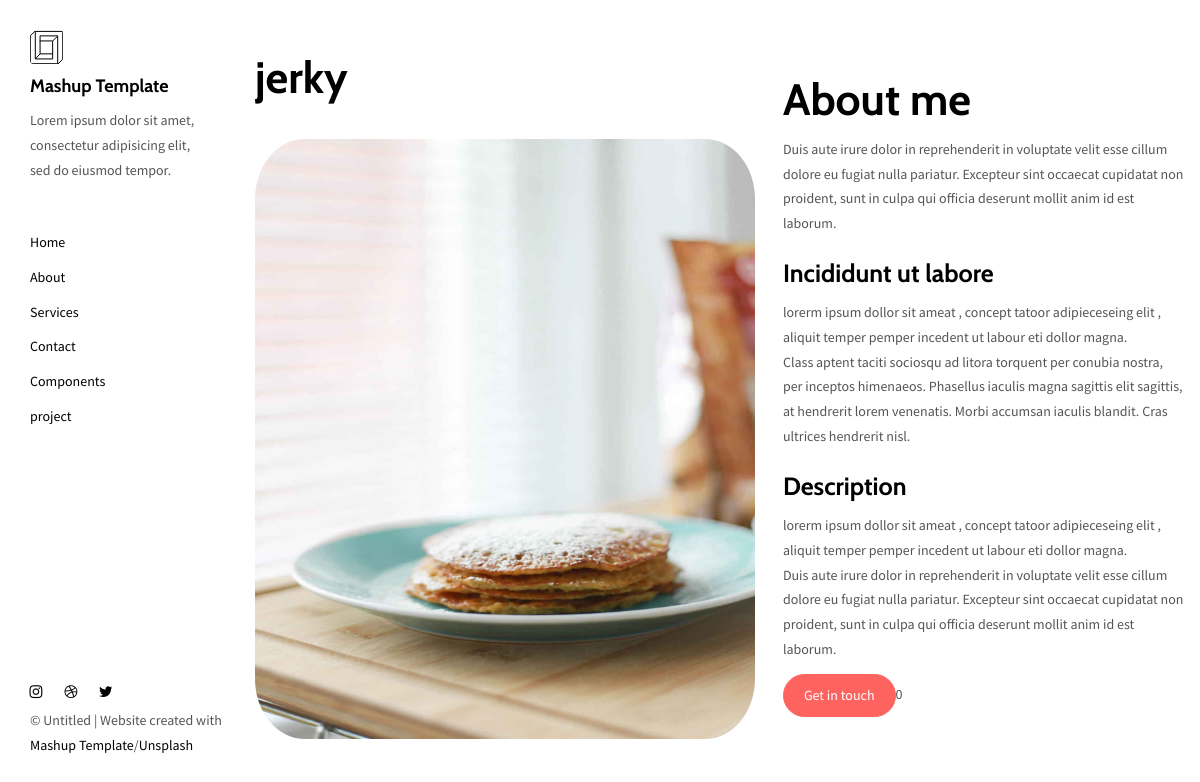
/b/2, run on the app's committed database.
### food/models.py (models this page shows)
class foods(models.Model):
    name=models.ForeignKey(foodname, on_delete=CASCADE)
    des=models.CharField(max_length=1000)
    img=models.ImageField(upload_to='photo')
    img=models.ImageField(upload_to='photo')
    img=models.ImageField(upload_to='photo')
    desc=models.CharField(max_length=1000)

class foodname(models.Model):
    names=models.CharField(max_length=20)
    def __str__(self):
        return self.names

### food/views.py (the view)
# urls.py: path('b/<int:pk>',about, name='about'),
def about(request,pk):
    c=get_object_or_404(foods,pk=pk)
    return render(request,'about.html',{'c':c})

### food/templates/about.html (shortened to what this page needs)
{% load static %}
<!DOCTYPE html>
<html lang="en">
<head>
<link href="{% static './main.82cfd66e.css' %}" rel="stylesheet"></head>
<body>
<header class="">
  <nav class="sidebar">
    <div class="navbar-collapse" id="navbar-collapse">
      <div class="site-header hidden-xs">
          <a class="site-brand" href="{% url "foodss" %}"  title="">
            <img class="img-responsive site-logo" alt="" src="{% static './images/mashup-logo.svg' %}">
            Mashup Template
          </a>
        <p>Lorem ipsum dolor sit amet, consectetur adipisicing elit, sed do eiusmod
        tempor.</p>
      </div>
      <ul class="nav">
        <li><a href="{% url "foodss" %}" title="">Home</a></li>
        <li><a href="./about.html" title="">About</a></li>
        <li><a href="{% url "services" %}"  title="">Services</a></li>
        <li><a href="{% url "contact" %}" title="">Contact</a></li>
        <li><a href="{% url "components" %}" title="">Components</a></li>
        <li><a href="{% url "project" %}" title="">project</a></li>
      </ul>
      <nav class="nav-footer">
        <p class="nav-footer-social-buttons">
          <a class="fa-icon" href="https://www.instagram.com/" title="">
            <i class="fa fa-instagram"></i>
          </a>
          <a class="fa-icon" href="https://dribbble.com/" title="">
            <i class="fa fa-dribbble"></i>
          </a>
          <a class="fa-icon" href="https://twitter.com/" title="">
            <i class="fa fa-twitter"></i>
          </a>
        </p>
        <p>© Untitled | Website created with <a href="http://www.mashup-template.com/" title="Create website with free html template">Mashup Template</a>/<a href="https://www.unsplash.com/" title="Beautiful Free Images">Unsplash</a></p>
      </nav>
    </div>
  </nav>
</header>
<main class="" id="main-collapse">
<div class="row"><table>
  <tr><td><h1>{{c.name}}</h1><br>
    <img src="{{c.img.url}}" height="600" width="500"> </td>
    <td style="padding-left:3%;"><h1>About me</h1>
    <p>Duis aute irure dolor in reprehenderit in voluptate velit esse
    cillum dolore eu fugiat nulla pariatur. Excepteur sint occaecat cupidatat non
    proident, sunt in culpa qui officia deserunt mollit anim id est laborum.</p>
    <h3>Incididunt ut labore </h3>
      {{c.desc}}
    <p>Class aptent taciti sociosqu ad litora torquent per conubia nostra, per inceptos himenaeos. Phasellus iaculis magna sagittis elit sagittis, at hendrerit lorem venenatis. Morbi accumsan iaculis blandit. Cras ultrices hendrerit nisl.</p>
    <h3>Description</h3>
    {{c.des}}
    <p>Duis aute irure dolor in reprehenderit in voluptate velit esse
    cillum dolore eu fugiat nulla pariatur. Excepteur sint occaecat cupidatat non
    proident, sunt in culpa qui officia deserunt mollit anim id est laborum.</p>
    <a href="{% url "contact" %}" class="btn btn-primary" title=""> Get in touch</a>0
  </table>
  </div>
</main>
</html>

### food/templates/about.html (style rules this page uses)
img { border-radius: 10%; border }

### data on the page
foods: name "jerky", img (picture), desc "lorerm ipsum dollor sit ameat , concept tatoor adipieceseing elit , aliquit temper pemper incedent ut labour eti dollor magna.", des "lorerm ipsum dollor sit ameat , concept tatoor adipieceseing elit , aliquit temper pemper incedent ut labour eti dollor magna."
